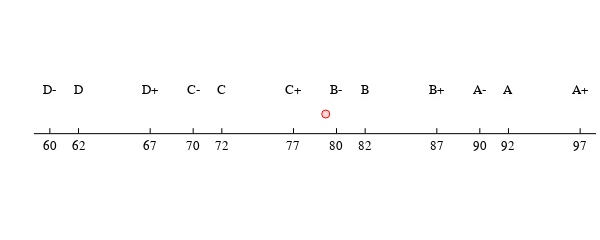

The notebook cell this image was saved under:
### Markdown cell above
<hr class="big" />

### Code cell
homeworks = 0.8
final = 0.88
T = [0.7, 0.7, 0.7, 0.7]

grade = composite(homeworks,final,T)
(letter , nmbline) = letter_grade(grade)

display(nmbline)
display(HTML("<div class='verdict'> Numeric Score: $grade => $letter </div>"))

### Figure 1 — Plotly figure (JSON) as saved in the notebook; plotly's stock layout.template omitted (floating-point values rounded to 4 significant figures)
{"data": [{"colorbar": {"title": ""}, "hoverinfo": "text", "legendgroup": "y1", "marker": {"color": "rgba(255, 0, 0, 0.150)", "line": {"color": "rgba(255, 0, 0, 1.000)", "width": 1}, "size": 8, "symbol": "circle"}, "mode": "markers", "name": "y1", "showlegend": true, "text": [null], "type": "scatter", "x": [79.25], "xaxis": "x1", "y": [0.2], "yaxis": "y1", "zmax": 0.1, "zmin": -0.1}, {"colorbar": {"title": ""}, "hoverinfo": "text", "legendgroup": "y2", "marker": {"color": "rgba(227, 111, 71, 0.010)", "line": {"color": "rgba(0, 0, 0, 0.010)", "width": 1}, "size": 8, "symbol": "circle"}, "mode": "markers", "name": "y2", "showlegend": true, "text": [null, null, null, null, null, null, null, null, null, null, null, null], "type": "scatter", "x": [97, 92, 90, 87, 82, 80, 77, 72, 70, 67, 62, 60], "xaxis": "x1", "y": [0.4, 0.4, 0.4, 0.4, 0.4, 0.4, 0.4, 0.4, 0.4, 0.4, 0.4, 0.4], "yaxis": "y1", "zmax": 0.1, "zmin": -0.1}], "layout": {"annotations": [{"font": {"color": "rgba(0, 0, 0, 1.000)", "family": "sans-serif", "size": 13}, "rotation": 0, "showarrow": false, "text": "A+", "x": 97, "xanchor": "center", "xref": "x", "y": 0.45, "yanchor": "middle", "yref": "y"}, {"font": {"color": "rgba(0, 0, 0, 1.000)", "family": "sans-serif", "size": 13}, "rotation": 0, "showarrow": false, "text": "A", "x": 92, "xanchor": "center", "xref": "x", "y": 0.45, "yanchor": "middle", "yref": "y"}, {"font": {"color": "rgba(0, 0, 0, 1.000)", "family": "sans-serif", "size": 13}, "rotation": 0, "showarrow": false, "text": "A-", "x": 90, "xanchor": "center", "xref": "x", "y": 0.45, "yanchor": "middle", "yref": "y"}, {"font": {"color": "rgba(0, 0, 0, 1.000)", "family": "sans-serif", "size": 13}, "rotation": 0, "showarrow": false, "text": "B+", "x": 87, "xanchor": "center", "xref": "x", "y": 0.45, "yanchor": "middle", "yref": "y"}, {"font": {"color": "rgba(0, 0, 0, 1.000)", "family": "sans-serif", "size": 13}, "rotation": 0, "showarrow": false, "text": "B", "x": 82, "xanchor": "center", "xref": "x", "y": 0.45, "yanchor": "middle", "yref": "y"}, {"font": {"color": "rgba(0, 0, 0, 1.000)", "family": "sans-serif", "size": 13}, "rotation": 0, "showarrow": false, "text": "B-", "x": 80, "xanchor": "center", "xref": "x", "y": 0.45, "yanchor": "middle", "yref": "y"}, {"font": {"color": "rgba(0, 0, 0, 1.000)", "family": "sans-serif", "size": 13}, "rotation": 0, "showarrow": false, "text": "C+", "x": 77, "xanchor": "center", "xref": "x", "y": 0.45, "yanchor": "middle", "yref": "y"}, {"font": {"color": "rgba(0, 0, 0, 1.000)", "family": "sans-serif", "size": 13}, "rotation": 0, "showarrow": false, "text": "C", "x": 72, "xanchor": "center", "xref": "x", "y": 0.45, "yanchor": "middle", "yref": "y"}, {"font": {"color": "rgba(0, 0, 0, 1.000)", "family": "sans-serif", "size": 13}, "rotation": 0, "showarrow": false, "text": "C-", "x": 70, "xanchor": "center", "xref": "x", "y": 0.45, "yanchor": "middle", "yref": "y"}, {"font": {"color": "rgba(0, 0, 0, 1.000)", "family": "sans-serif", "size": 13}, "rotation": 0, "showarrow": false, "text": "D+", "x": 67, "xanchor": "center", "xref": "x", "y": 0.45, "yanchor": "middle", "yref": "y"}, {"font": {"color": "rgba(0, 0, 0, 1.000)", "family": "sans-serif", "size": 13}, "rotation": 0, "showarrow": false, "text": "D", "x": 62, "xanchor": "center", "xref": "x", "y": 0.45, "yanchor": "middle", "yref": "y"}, {"font": {"color": "rgba(0, 0, 0, 1.000)", "family": "sans-serif", "size": 13}, "rotation": 0, "showarrow": false, "text": "D-", "x": 60, "xanchor": "center", "xref": "x", "y": 0.45, "yanchor": "middle", "yref": "y"}], "height": 150, "margin": {"b": 20, "l": 0, "r": 0, "t": 20}, "paper_bgcolor": "rgba(255, 255, 255, 1.000)", "plot_bgcolor": "rgba(255, 255, 255, 1.000)", "showlegend": false, "width": 600, "xaxis": {"anchor": "y1", "domain": [0.05656, 0.9934], "gridcolor": "rgba(0, 0, 0, 0.100)", "gridwidth": 0.5, "linecolor": "rgba(0, 0, 0, 1.000)", "mirror": false, "range": [58.89, 98.11], "showgrid": false, "showline": true, "showticklabels": true, "tickangle": 0, "tickcolor": "rgb(0, 0, 0)", "tickfont": {"color": "rgba(0, 0, 0, 1.000)", "family": "sans-serif", "size": 13}, "tickmode": "array", "ticks": "inside", "ticktext": ["97", "92", "90", "87", "82", "80", "77", "72", "70", "67", "62", "60"], "tickvals": [97, 92, 90, 87, 82, 80, 77, 72, 70, 67, 62, 60], "title": "", "titlefont": {"color": "rgba(0, 0, 0, 1.000)", "family": "sans-serif", "size": 15}, "type": "-", "visible": true, "zeroline": false, "zerolinecolor": "rgba(0, 0, 0, 1.000)"}, "yaxis": {"anchor": "x1", "domain": [0.4342, 0.6492], "gridcolor": "rgba(0, 0, 0, 0.100)", "gridwidth": 0.5, "linecolor": "rgba(0, 0, 0, 1.000)", "mirror": false, "range": [0, 0.45], "showgrid": false, "showline": false, "showticklabels": false, "tickangle": 0, "tickcolor": "rgba(0, 0, 0, 0.000)", "tickfont": {"color": "rgba(0, 0, 0, 1.000)", "family": "sans-serif", "size": 13}, "tickmode": "array", "ticks": "inside", "ticktext": ["0.0", "0.1", "0.2", "0.3", "0.4"], "tickvals": [0, 0.1, 0.2, 0.3, 0.4], "title": "", "titlefont": {"color": "rgba(0, 0, 0, 1.000)", "family": "sans-serif", "size": 15}, "type": "-", "visible": true, "zeroline": false, "zerolinecolor": "rgba(0, 0, 0, 1.000)"}}}
